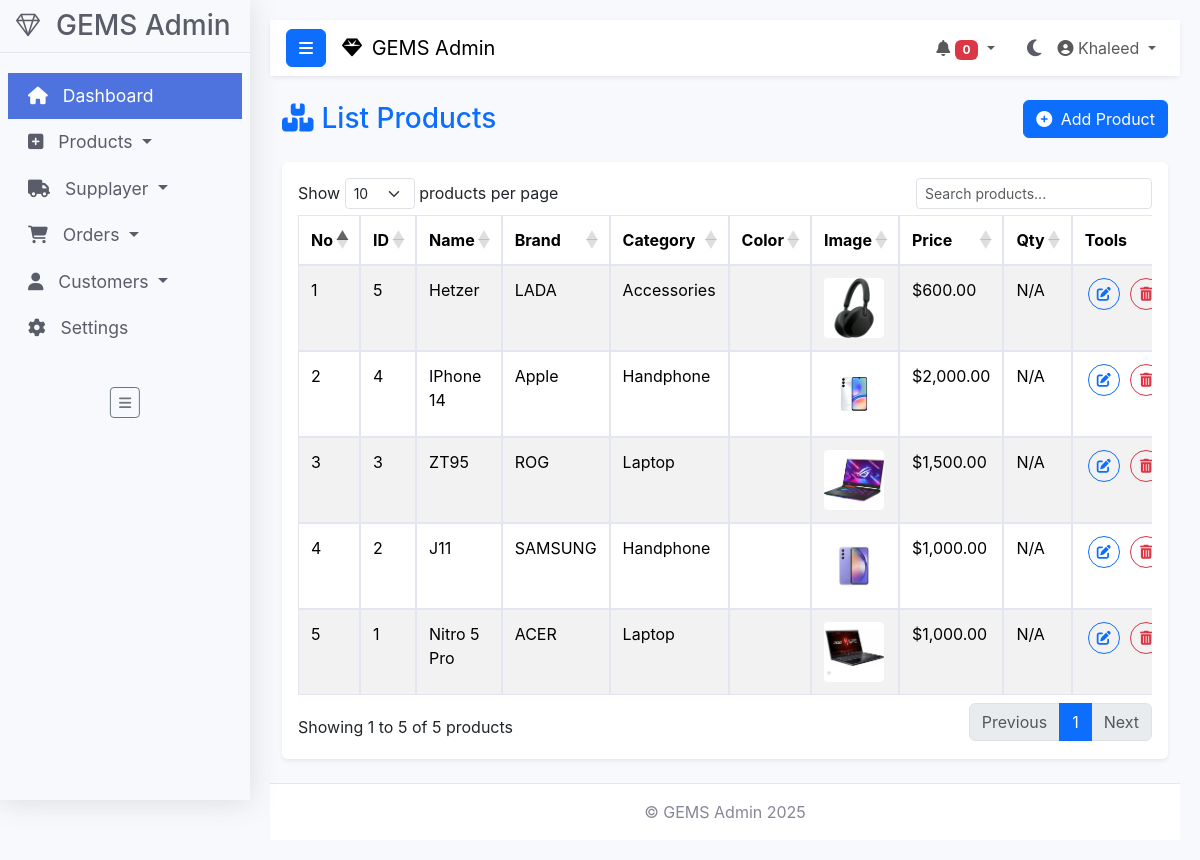
/admin/Pages/listProducts.php (signed in), run on the app's committed database.
### tables this page shows
CREATE TABLE IF NOT EXISTS `products` (
  `product_id` int(11) NOT NULL AUTO_INCREMENT,
  `product_name` varchar(100) DEFAULT NULL,
  `product_brand` varchar(100) DEFAULT NULL,
  `product_category` varchar(100) DEFAULT NULL,
  `product_description` varchar(255) DEFAULT NULL,
  `product_criteria` varchar(50) DEFAULT NULL,
  `product_image1` varchar(100) DEFAULT NULL,
  `product_image2` varchar(100) DEFAULT NULL,
  `product_image3` varchar(100) DEFAULT NULL,
  `product_image4` varchar(100) DEFAULT NULL,
  `product_price` decimal(10,2) DEFAULT NULL,
  `product_discount` decimal(10,2) DEFAULT NULL,
  `product_color` varchar(50) DEFAULT NULL,
  `product_sold` int(11) DEFAULT NULL,
  PRIMARY KEY (`product_id`)
);

### admin/Pages/listProducts.php (the view, shortened to what this page needs)
<?php
require_once '../../Database/connection.php';
$products = [];
$query = "SELECT * FROM products ORDER BY product_id DESC";
$result = $conn->query($query);
if ($result) {
    $products = $result->fetch_all(MYSQLI_ASSOC);
}
?>
<!DOCTYPE html>
<html lang="en" data-bs-theme="light">
<head>
    <link href="https://cdn.jsdelivr.net/npm/bootstrap@5.3.2/dist/css/bootstrap.min.css" rel="stylesheet" />
    <link rel="stylesheet" href="https://cdn.jsdelivr.net/npm/bootstrap-icons@1.10.5/font/bootstrap-icons.css">
    <link rel="stylesheet" href="https://cdn.datatables.net/1.13.6/css/dataTables.bootstrap5.min.css">
    <link rel="stylesheet" href="https://cdnjs.cloudflare.com/ajax/libs/font-awesome/6.4.2/css/all.min.css" />
    <link href="../css/style.css" rel="stylesheet" />
    <link href="../css/products.css" rel="stylesheet" />
</head>
<body>
    <div class="wrapper">
        <?php include '../Layout/sidebar.php'; ?>
        <div id="content">
            <?php include '../Layout/header.php'; ?>
            <div class="container-fluid mt-4">
                <div class="d-flex justify-content-between align-items-center mb-4">
                    <h1 class="h3 mb-0 text-primary">
                        <i class="fas fa-boxes me-2"></i>List Products
                    </h1>
                    <a href="addProducts.php" class="btn btn-primary">
                        <i class="fas fa-plus-circle me-1"></i> Add Product
                    </a>
                </div>
                <div class="card shadow-sm">
                    <div class="card-body">
                        <div class="table-responsive">
                            <table id="productsTable" class="table table-striped table-hover">
                                <thead>
                                    <tr>
                                        <th>No</th>
                                        <th>ID</th>
                                        <th>Name</th>
                                        <th>Brand</th>
                                        <th>Category</th>
                                        <th>Color</th>
                                        <th>Image</th>
                                        <th>Price</th>
                                        <th>Qty</th>
                                        <th>Tools</th>
                                    </tr>
                                </thead>
                                <tbody>
                                    <?php foreach ($products as $index => $product): ?>
                                    <tr>
                                        <td><?php echo $index + 1; ?></td>
                                        <td><?php echo htmlspecialchars($product['product_id']); ?></td>
                                        <td><?php echo htmlspecialchars($product['product_name']); ?></td>
                                        <td><?php echo htmlspecialchars($product['product_brand']); ?></td>
                                        <td><?php echo htmlspecialchars($product['product_category']); ?></td>
                                        <td><?php echo htmlspecialchars($product['product_color']); ?></td>
                                        <td>
                                            <img src="../img/Products/<?php echo htmlspecialchars($product['product_image1']); ?>"
                                                 alt="Product Image" class="product-img">
                                        </td>
                                        <td>$<?php echo number_format($product['product_price'], 2); ?></td>
                                        <td><?php echo htmlspecialchars($product['product_qty'] ?? 'N/A'); ?></td>
                                        <td class="action-btns">
                                            <a href="editProduct.php?id=<?php echo $product['product_id']; ?>"
                                               class="btn btn-sm btn-outline-primary rounded-circle"
                                               title="Edit">
                                                <i class="fas fa-edit"></i>
                                            </a>
                                            <button class="btn btn-sm btn-outline-danger rounded-circle delete-btn"
                                                    title="Delete"
                                                    data-id="<?php echo $product['product_id']; ?>">
                                                <i class="fas fa-trash-alt"></i>
                                            </button>
                                        </td>
                                    </tr>
                                    <?php endforeach; ?>
                                </tbody>
                            </table>
                        </div>
                    </div>
                </div>
            </div>
            <?php include '../Layout/footer.php'; ?>
        </div>
    </div>
</body>
</html>

### admin/css/style.css (style rules this page uses)
:root { --color-primary: #4e73df; --color-secondary: #858796; --color-success: #1cc88a; --color-info: #36b9cc; --color-warning: #f6c23e; --color-danger: #e74a3b; --bg-body: #f8f9fc; --bg-card: #ffffff; --bg-sidebar: #f8f9fc; --bg-sidebar-header: #f8f9fc; --text-primary: #5a5c69; --text-secondary: #858796; --text-inverse: #ffffff; --border-color: #e3e6f0; --shadow-color: rgba(58, 59, 69, 0.15); }
body { font-family: 'Nunito', -apple-system, BlinkMacSystemFont, 'Segoe UI', Roboto, 'Helvetica Neue', Arial, sans-serif; background-color: var(--bg-body); color: var(--text-primary); transition: background-color 0.3s ease, color 0.3s ease; margin: 0; padding: 0; }
.wrapper { display: flex; width: 100%; align-items: stretch; }
#content { width: calc(100% - 250px); min-height: 100vh; transition: all 0.3s ease; margin-left: 250px; padding: 20px; background-color: var(--bg-body); color: var(--text-primary); }
.card { background-color: var(--bg-card); border: none; border-radius: 0.35rem; box-shadow: 0 0.15rem 1.75rem 0 var(--shadow-color); margin-bottom: 1.5rem; transition: background-color 0.3s ease, box-shadow 0.3s ease; }
.table { color: var(--text-primary); background-color: var(--bg-card); border-collapse: collapse; width: 100%; }
.table th, .table td { border: 1px solid var(--border-color); padding: 0.75rem; vertical-align: top; }

### admin/css/products.css (style rules this page uses)
.product-img { width: 60px; height: 60px; object-fit: cover; border-radius: 4px; }
.action-btns { white-space: nowrap; }
.action-btns .btn { width: 32px; height: 32px; display: inline-flex; align-items: center; justify-content: center; padding: 0; margin: 0 3px; }
.table-responsive { overflow-x: auto; }
#productsTable th { white-space: nowrap; }

### data on the page
products: product_id "5", product_name "Hetzer", product_brand "LADA", product_category "Accessories", product_image1 (picture), product_price "600.00", product_qty "N/A"
products: product_id "4", product_name "IPhone 14", product_brand "Apple", product_category "Handphone", product_image1 (picture), product_price "2,000.00", product_qty "N/A"
products: product_id "3", product_name "ZT95", product_brand "ROG", product_category "Laptop", product_image1 (picture), product_price "1,500.00", product_qty "N/A"
products: product_id "2", product_name "J11", product_brand "SAMSUNG", product_category "Handphone", product_image1 (picture), product_price "1,000.00", product_qty "N/A"
products: product_id "1", product_name "Nitro 5 Pro", product_brand "ACER", product_category "Laptop", product_image1 (picture), product_price "1,000.00", product_qty "N/A"

### other printed values
$pending_orders "0"
$_SESSION['admin_name'] "Khaleed"
